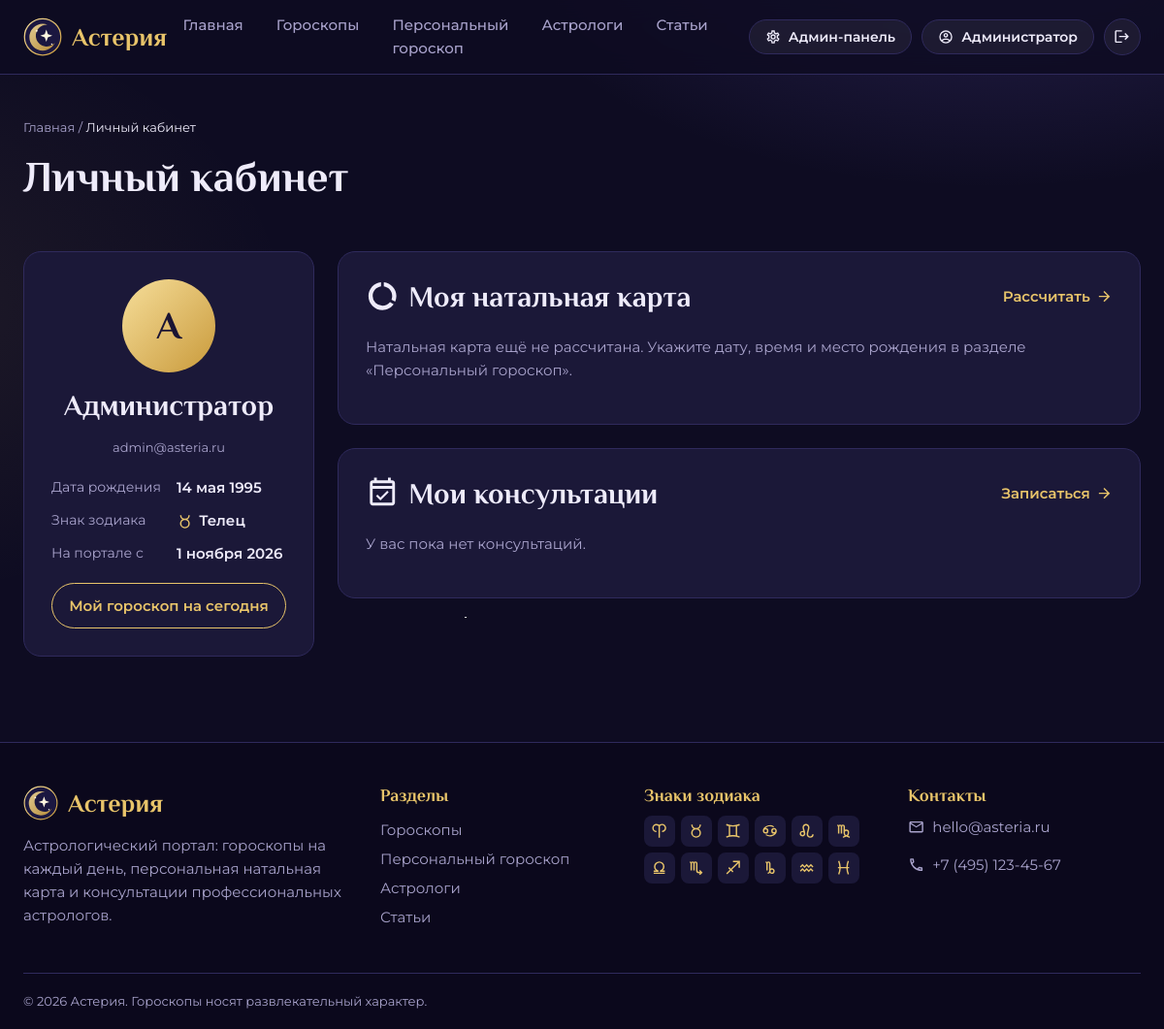
The app's page /account.php (signed in) with its own data.
### tables this page shows
CREATE TABLE users (
  id INT AUTO_INCREMENT PRIMARY KEY,
  name VARCHAR(100) NOT NULL,
  email VARCHAR(150) NOT NULL UNIQUE,
  password VARCHAR(255) NOT NULL,
  birth_date DATE NULL,
  birth_time TIME NULL,
  birth_place VARCHAR(150) NULL,
  role ENUM('user','admin') NOT NULL DEFAULT 'user',
  created_at DATETIME NOT NULL DEFAULT CURRENT_TIMESTAMP
);

CREATE TABLE zodiac_signs (
  id INT AUTO_INCREMENT PRIMARY KEY,
  name VARCHAR(30) NOT NULL,
  slug VARCHAR(30) NOT NULL UNIQUE,
  date_start CHAR(5) NOT NULL,
  date_end CHAR(5) NOT NULL,
  element ENUM('Огонь','Земля','Воздух','Вода') NOT NULL,
  planet VARCHAR(30) NOT NULL,
  description TEXT NOT NULL
);

### account.php (the view, shortened to what this page needs)
<?php
require 'includes/db.php';
require_once 'includes/functions.php';
$uid = $_SESSION['user_id'];
$u = $pdo->prepare('SELECT * FROM users WHERE id = ?');
$u->execute([$uid]);
$user = $u->fetch();
$sign = $user['birth_date'] ? signByDate($pdo, $user['birth_date']) : null;
$nc = $pdo->prepare('SELECT n.*, s1.name AS sun_name, s1.slug AS sun_slug, s2.name AS moon_name, s2.slug AS moon_slug,
        s3.name AS asc_name, s3.slug AS asc_slug
    FROM natal_charts n
    JOIN zodiac_signs s1 ON s1.id = n.sun_sign_id
    JOIN zodiac_signs s2 ON s2.id = n.moon_sign_id
    JOIN zodiac_signs s3 ON s3.id = n.ascendant_sign_id
    WHERE n.user_id = ?');
$nc->execute([$uid]);
$natal = $nc->fetch();
$chart = null;
$cs = $pdo->prepare('SELECT c.*, a.name AS astrologer, a.photo, a.specialization FROM consultations c
    JOIN astrologers a ON a.id = c.astrologer_id WHERE c.user_id = ? ORDER BY c.consult_date DESC, c.consult_time DESC');
$cs->execute([$uid]);
$consultations = $cs->fetchAll();
$statusClass = ['Новая' => 'st-new', 'Подтверждена' => 'st-ok', 'Завершена' => 'st-done', 'Отменена' => 'st-cancel'];
require 'includes/header.php';
?>
<section class="page-head">
    <div class="container">
        <nav class="crumbs"><a href="<?= url('index.php') ?>">Главная</a> / <span>Личный кабинет</span></nav>
        <h1>Личный кабинет</h1>
    </div>
</section>
<section class="section pt-0">
    <div class="container account-grid">
        <aside class="card profile-side">
            <div class="profile-avatar"><?= e(mb_substr($user['name'], 0, 1)) ?></div>
            <h2><?= e($user['name']) ?></h2>
            <p class="muted small"><?= e($user['email']) ?></p>
            <dl>
                <dt>Дата рождения</dt><dd><?= $user['birth_date'] ? ruDate($user['birth_date']) : '—' ?></dd>
                <dt>Знак зодиака</dt><dd><?= $sign ? zodiacIcon($sign['slug']) . ' ' . e($sign['name']) : '—' ?></dd>
                <dt>На портале с</dt><dd><?= ruDate($user['created_at']) ?></dd>
            </dl>
            <?php if ($sign): ?><a class="btn btn-outline btn-block" href="<?= url('horoscopes.php?sign=' . $sign['slug']) ?>">Мой гороскоп на сегодня</a><?php endif; ?>
        </aside>
        <div class="account-main">
            <div class="card">
                <div class="section-head">
                    <h2><?= icon('chart-donut') ?> Моя натальная карта</h2>
                    <a class="link" href="<?= url('personal.php') ?>"><?= $natal ? 'Пересчитать' : 'Рассчитать' ?> <?= icon('arrow-right') ?></a>
                </div>
                <?php if ($natal): ?>
                    <div class="chart-body">
                        <?= natalWheel($chart, 340) ?>
                        <div class="chart-points">
                            <p class="muted small"><?= ruDate($natal['birth_date']) ?>, <?= substr($natal['birth_time'], 0, 5) ?> · <?= e($natal['birth_place']) ?> (<?= number_format((float)$natal['latitude'], 2, ',', '') ?>°, <?= number_format((float)$natal['longitude'], 2, ',', '') ?>°)</p>
                            <?php foreach (['sun' => 'Солнце', 'moon' => 'Луна', 'asc' => 'Асцендент'] as $k => $title): ?>
                                <div class="point">
                                    <span class="sign-glyph"><?= zodiacIcon($chart[$k]['sign']['slug']) ?></span>
                                    <div>
                                        <div class="muted small"><?= $title ?></div>
                                        <strong><?= e($chart[$k]['sign']['name']) ?> <?= degreeText($chart[$k]['degree']) ?></strong>
                                        <p class="muted small"><?= e(chartMeaning($k, $chart[$k]['sign'])) ?></p>
                                    </div>
                                </div>
                            <?php endforeach; ?>
                        </div>
                    </div>
                <?php else: ?>
                    <p class="muted">Натальная карта ещё не рассчитана. Укажите дату, время и место рождения в разделе «Персональный гороскоп».</p>
                <?php endif; ?>
            </div>
            <div class="card" id="consultations">
                <div class="section-head">
                    <h2><?= icon('calendar-check-outline') ?> Мои консультации</h2>
                    <a class="link" href="<?= url('astrologers.php') ?>">Записаться <?= icon('arrow-right') ?></a>
                </div>
                <?php if ($consultations): ?>
                    <div class="table-wrap">
                        <table class="table">
                            <thead><tr><th>Астролог</th><th>Дата и время</th><th>Тема</th><th>Формат</th><th>Статус</th><th></th></tr></thead>
                            <tbody>
                            <?php foreach ($consultations as $c): ?>
                                <tr>
                                    <td class="who"><img class="avatar avatar-xs" src="<?= url('assets/img/avatars/' . $c['photo']) ?>" alt=""><div><strong><?= e($c['astrologer']) ?></strong><div class="muted small"><?= e($c['specialization']) ?></div></div></td>
                                    <td><?= ruDate($c['consult_date']) ?>, <?= substr($c['consult_time'], 0, 5) ?></td>
                                    <td><?= e($c['topic']) ?></td>
                                    <td><?= e($c['format']) ?></td>
                                    <td><span class="status <?= $statusClass[$c['status']] ?>"><?= e($c['status']) ?></span></td>
                                    <td>
                                        <?php if (in_array($c['status'], ['Новая', 'Подтверждена'], true)): ?>
                                            <form method="post" onsubmit="return confirm('Отменить консультацию?')"><button class="btn btn-ghost btn-sm" name="cancel" value="<?= $c['id'] ?>">Отменить</button></form>
                                        <?php endif; ?>
                                    </td>
                                </tr>
                            <?php endforeach; ?>
                            </tbody>
                        </table>
                    </div>
                <?php else: ?>
                    <p class="muted">У вас пока нет консультаций.</p>
                <?php endif; ?>
            </div>
        </div>
    </div>
</section>
<?php require 'includes/footer.php'; ?>

### includes/functions.php (shortened to what this page needs)
<?php
function e($value): string
{
    return htmlspecialchars((string)$value, ENT_QUOTES, 'UTF-8');
}
function url(string $path = ''): string
{
    return BASE_URL . '/' . ltrim($path, '/');
}
function icon(string $name, string $class = 'ico'): string
{
    static $cache = [];
    if (!isset($cache[$name])) {
        $file = __DIR__ . '/../assets/img/icons/' . $name . '.svg';
        $svg = is_file($file) ? file_get_contents($file) : '';
        $svg = preg_replace('/ id="[^"]*"/', '', $svg);
        $cache[$name] = $svg;
    }
    return str_replace('<svg ', '<svg class="' . e($class) . '" aria-hidden="true" fill="currentColor" ', $cache[$name]);
}
function signByDate(PDO $pdo, string $date): ?array
{
    $md = date('m-d', strtotime($date));
    foreach ($pdo->query('SELECT * FROM zodiac_signs ORDER BY id') as $s) {
        if ($s['date_start'] <= $s['date_end']) {
            if ($md >= $s['date_start'] && $md <= $s['date_end']) return $s;
        } elseif ($md >= $s['date_start'] || $md <= $s['date_end']) {
            return $s;
        }
    }
    return null;
}
function allSigns(PDO $pdo): array
{
    static $signs = null;
    if ($signs === null) {
        $signs = $pdo->query('SELECT * FROM zodiac_signs ORDER BY id')->fetchAll();
    }
    return $signs;
}
function ruDate(string $date, bool $withYear = true): string
{
    $months = ['', 'января', 'февраля', 'марта', 'апреля', 'мая', 'июня', 'июля', 'августа', 'сентября', 'октября', 'ноября', 'декабря'];
    $t = strtotime($date);
    return (int)date('j', $t) . ' ' . $months[(int)date('n', $t)] . ($withYear ? ' ' . date('Y', $t) : '');
}
function zodiacIcon(string $slug, string $class = 'ico'): string
{
    return icon('zodiac-' . $slug, $class);
}

### includes/footer.php (shortened to what this page needs)
</main>
<footer class="site-footer">
    <div class="container footer-grid">
        <div>
            <a class="logo" href="<?= url('index.php') ?>">
                <img src="<?= url('assets/img/logo.svg') ?>" alt="" width="36" height="36">
                <span>Астерия</span>
            </a>
            <p class="muted">Астрологический портал: гороскопы на каждый день, персональная натальная карта и консультации профессиональных астрологов.</p>
        </div>
        <div>
            <h4>Разделы</h4>
            <a href="<?= url('horoscopes.php') ?>">Гороскопы</a>
            <a href="<?= url('personal.php') ?>">Персональный гороскоп</a>
            <a href="<?= url('astrologers.php') ?>">Астрологи</a>
            <a href="<?= url('articles.php') ?>">Статьи</a>
        </div>
        <div>
            <h4>Знаки зодиака</h4>
            <div class="footer-signs">
                <?php foreach (allSigns($pdo) as $s): ?>
                    <a href="<?= url('horoscopes.php?sign=' . $s['slug']) ?>" title="<?= e($s['name']) ?>"><?= zodiacIcon($s['slug']) ?></a>
                <?php endforeach; ?>
            </div>
        </div>
        <div>
            <h4>Контакты</h4>
            <p class="muted"><?= icon('email-outline') ?> hello@asteria.ru</p>
            <p class="muted"><?= icon('phone-outline') ?> +7 (495) 123-45-67</p>
        </div>
    </div>
    <div class="container footer-bottom">© <?= date('Y') ?> Астерия. Гороскопы носят развлекательный характер.</div>
</footer>
</body>
</html>

### assets/css/style.css (style rules this page uses)
:root { --bg: #0E0C22; --bg-2: #15122F; --surface: #1B1838; --surface-2: #231F47; --line: #2F2A5C; --text: #EEEBFA; --muted: #A9A3CC; --gold: #E8C46A; --gold-2: #C99A3B; --violet: #8B74FF; --violet-soft: #2A2458; --rose: #EC8FB4; --fire: #F28C5B; --earth: #8FC48B; --air: #8FB6F2; --water: #7FD3D8; --danger: #FF7D8A; --success: #7FDCA8; --radius: 18px; --font-head: 'Philosopher', Georgia, serif; --font-text: 'Montserrat', 'Segoe UI', Arial, sans-serif; }
* { box-sizing: border-box; }
html { scroll-behavior: smooth; }
body { margin: 0; background: var(--bg); color: var(--text); font: 400 15px/1.6 var(--font-text); min-height: 100vh; display: flex; flex-direction: column; position: relative; }
a { color: inherit; text-decoration: none; }
img { max-width: 100%; display: block; }
h1, h2, h3, h4 { font-family: var(--font-head); font-weight: 700; line-height: 1.2; margin: 0 0 .5em; }
h1 { font-size: 44px; }
h2 { font-size: 30px; }
p { margin: 0 0 1em; }
.container { width: min(1200px, 100% - 48px); margin-inline: auto; }
.muted { color: var(--muted); }
.small { font-size: 13px; }
.ico { width: 1.15em; height: 1.15em; vertical-align: -0.2em; flex-shrink: 0; }
.btn { display: inline-flex; align-items: center; justify-content: center; gap: 8px; padding: 13px 24px; border-radius: 999px; border: 1px solid transparent; font: 600 15px var(--font-text); cursor: pointer; transition: .2s; white-space: nowrap; }
.btn-block { width: 100%; }
.btn-outline { border-color: var(--gold); color: var(--gold); background: transparent; }
.link { color: var(--gold); font-weight: 600; display: inline-flex; align-items: center; gap: 6px; }
.logo { display: flex; align-items: center; gap: 10px; font: 700 26px var(--font-head); color: var(--gold); }
.section { padding: 48px 0; }
.pt-0 { padding-top: 0; }
.section-head { display: flex; justify-content: space-between; align-items: center; gap: 16px; margin-bottom: 22px; }
.section-head h2 { margin: 0; display: flex; align-items: center; gap: 10px; }
.card { background: var(--surface); border: 1px solid var(--line); border-radius: var(--radius); padding: 28px; }
.card + .card { margin-top: 24px; }
.page-head { padding: 44px 0 28px; }
.crumbs { color: var(--muted); font-size: 13px; margin-bottom: 14px; }
.crumbs span { color: var(--text); }
dl { display: grid; grid-template-columns: auto 1fr; gap: 10px 16px; margin: 0 0 18px; }
dt { color: var(--muted); font-size: 14px; }
dd { margin: 0; font-weight: 600; display: flex; gap: 6px; align-items: center; }
dd .ico { color: var(--gold); }
.account-grid { display: grid; grid-template-columns: 300px 1fr; gap: 24px; align-items: start; }
.profile-side { text-align: center; position: sticky; top: 96px; }
.profile-side dl { text-align: left; margin-top: 20px; }
.profile-avatar { width: 96px; height: 96px; margin: 0 auto 16px; border-radius: 50%; display: grid; place-items: center; font: 700 40px var(--font-head); color: #1A1433; background: linear-gradient(135deg, #F6DE9A, var(--gold-2)); }
.account-main .card { margin-bottom: 24px; }
.account-main .card + .card { margin-top: 0; }
.site-footer { border-top: 1px solid var(--line); background: rgba(10, 8, 26, .7); margin-top: 40px; padding-top: 44px; }
.footer-grid { display: grid; grid-template-columns: 1.4fr 1fr 1fr 1fr; gap: 32px; }
.footer-grid h4 { font-size: 18px; color: var(--gold); }
.footer-grid a { display: block; color: var(--muted); padding: 3px 0; }
.footer-grid a.logo { display: flex; color: var(--gold); margin-bottom: 14px; padding: 0; }
.footer-grid p { display: flex; gap: 8px; align-items: center; }
.footer-signs { display: grid; grid-template-columns: repeat(6, 32px); gap: 6px; }
.footer-signs a { width: 32px; height: 32px; display: grid; place-items: center; border-radius: 8px; background: var(--surface); color: var(--gold); padding: 0; }
.footer-bottom { border-top: 1px solid var(--line); margin-top: 32px; padding: 18px 0; color: var(--muted); font-size: 13px; }

### records on screen
users: name "А", name "Администратор", email "admin@asteria.ru", birth_date "14 мая 1995", created_at "1 ноября 2026"
zodiac_signs: name "Телец"

### other values on screen
$title "Главная"
$title "Гороскопы"
$title "Персональный гороскоп"
$title "Астрологи"
$title "Статьи"
explode(' ', $_SESSION['name'])[0] "Администратор"
